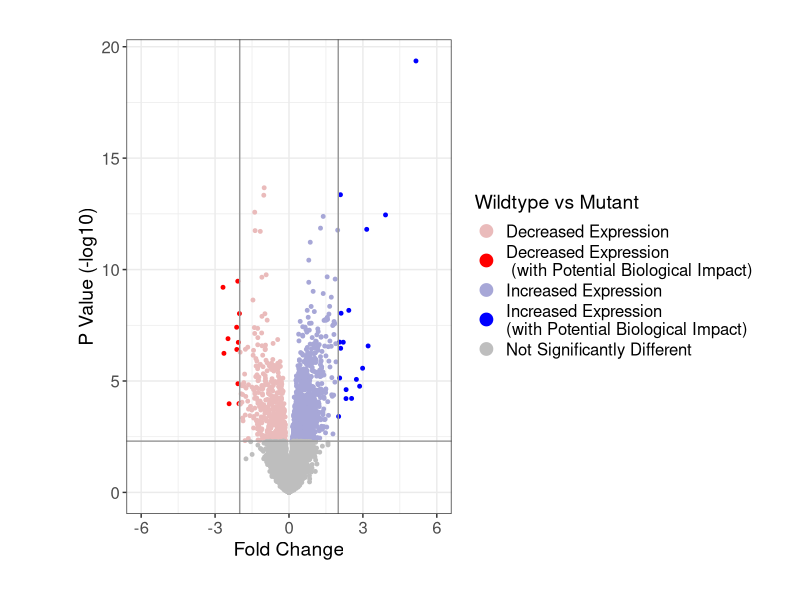
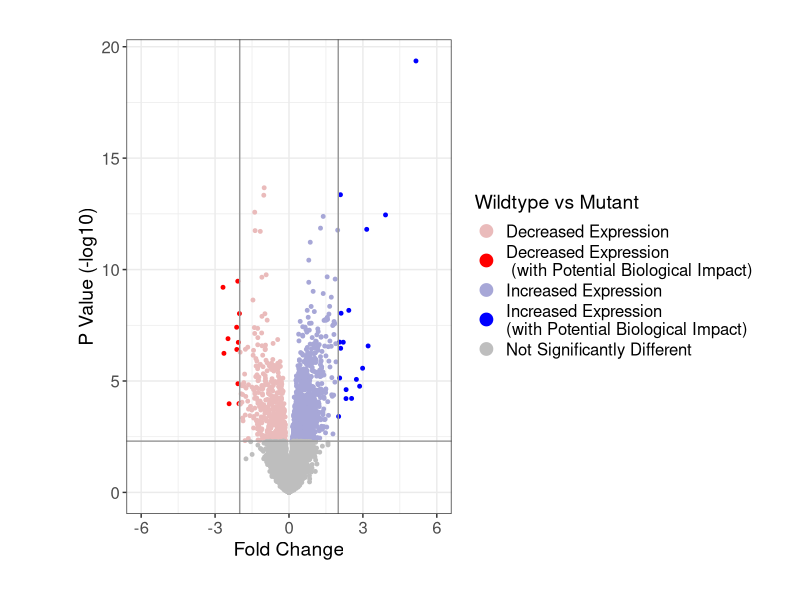

Write R code to recreate these figures, in order.
# this sourced code call for these libraries
library(ggplot2)
library(reshape2)
library(RColorBrewer)
library(scales)
library(gridExtra)


# Pull some data for a volcano plot
toptable<-read.csv("data/differential_expression.csv")
head(toptable)



#### 1 set a custom theme for both plots with larger text
th <-   theme(axis.text=element_text(size=12),
              axis.title=element_text(size=14),
              strip.text.x = element_text(size = 12),
              legend.text=element_text(size=12),
              legend.title=element_text(size=14))


#### 2 shape the pvalue and fold change values for plotting

# anywhere this script says "delta beta" think fold change. I use DNA methylation data and therefoe delta betas instead of fold change

# build a data frame that will form the basis for the plots
volcano<-data.frame(Pvalue=toptable$P.Value, Delta_Beta=toptable$logFC)

# Set thresholds for lines on the plot
dB<-2 #delta beta cutoff (foldchange)
Pv<-0.005 #Pvalue cutoff


# Pull the significant number of genes for a helpful output statement 
# this is optional but I like when I write functions for them to have output statements as well as a plot
sta_delbeta<-toptable$logFC[which(toptable$P.Value<=Pv)] 
sta_delbeta<-sta_delbeta[abs(sta_delbeta)>=dB]
print(paste("Increased Expression", length(sta_delbeta[which(sta_delbeta>=dB)]), sep=": "))
print(paste("Decreased Expression", length(sta_delbeta[which(sta_delbeta<=(-dB))]) , sep=": "))

# Final data shape for scatter and bar plot, this removes NA values
volcano<-volcano[complete.cases(volcano),]



#### 3 Set the color labels based in the p value and delta bet thresholds

# This makes life so much easier when adjusting colors or levels at which colors change
color3<-sapply(1:nrow(volcano), function(x) if(volcano$Pvalue[x]<=Pv){
  if(abs(volcano$Delta_Beta[x])>dB){
    if(volcano$Delta_Beta[x]>dB){"Increased Expression\n(with Potential Biological Impact)"}else{"Decreased Expression\n (with Potential Biological Impact)"}
  }else{if(volcano$Delta_Beta[x]>0){"Increased Expression"}else{"Decreased Expression"}}}else{"Not Significantly Different"})

volcano$color3<-color3

# Here I set a custom color palette for the plot
# so even if you don't have genes exceeding the thresholds in a color catagory the pattern will be maintained across volcano plots made with your function
myColors <- c(muted("red", l=80, c=30),"red",muted("blue", l=70, c=40),"blue", "grey")

color_possibilities<-c("Decreased Expression",
                       "Decreased Expression\n (with Potential Biological Impact)",
                       "Increased Expression",
                       "Increased Expression\n(with Potential Biological Impact)",
                       "Not Significantly Different")

names(myColors) <- color_possibilities
colscale <- scale_color_manual(name = "Wildtype vs Mutant",
                               values = myColors, drop = FALSE)



#### 4 make the volcano
volcano_plot<-ggplot(volcano, aes(Delta_Beta, -log10(Pvalue), color=color3))+
  geom_point(shape=19, size=1)+theme_bw()+
  colscale+
  geom_vline(xintercept=c(-dB,dB), color="grey60")+
  geom_hline(yintercept=-log10(Pv), color="grey60")+
  ylab("P Value (-log10)")+xlab("Fold Change")+xlim(-6, 6)+
  theme(plot.margin=unit(c(1,1,1,2),"cm"))+ th+
  guides(color = guide_legend(override.aes = list(size = 4)))

# the plot is assigned to and object so it can be combined with other plots in a grid, but to see it in R studio
volcano_plot

ggsave("figures/volcano.png",  width = 9, height = 5)


